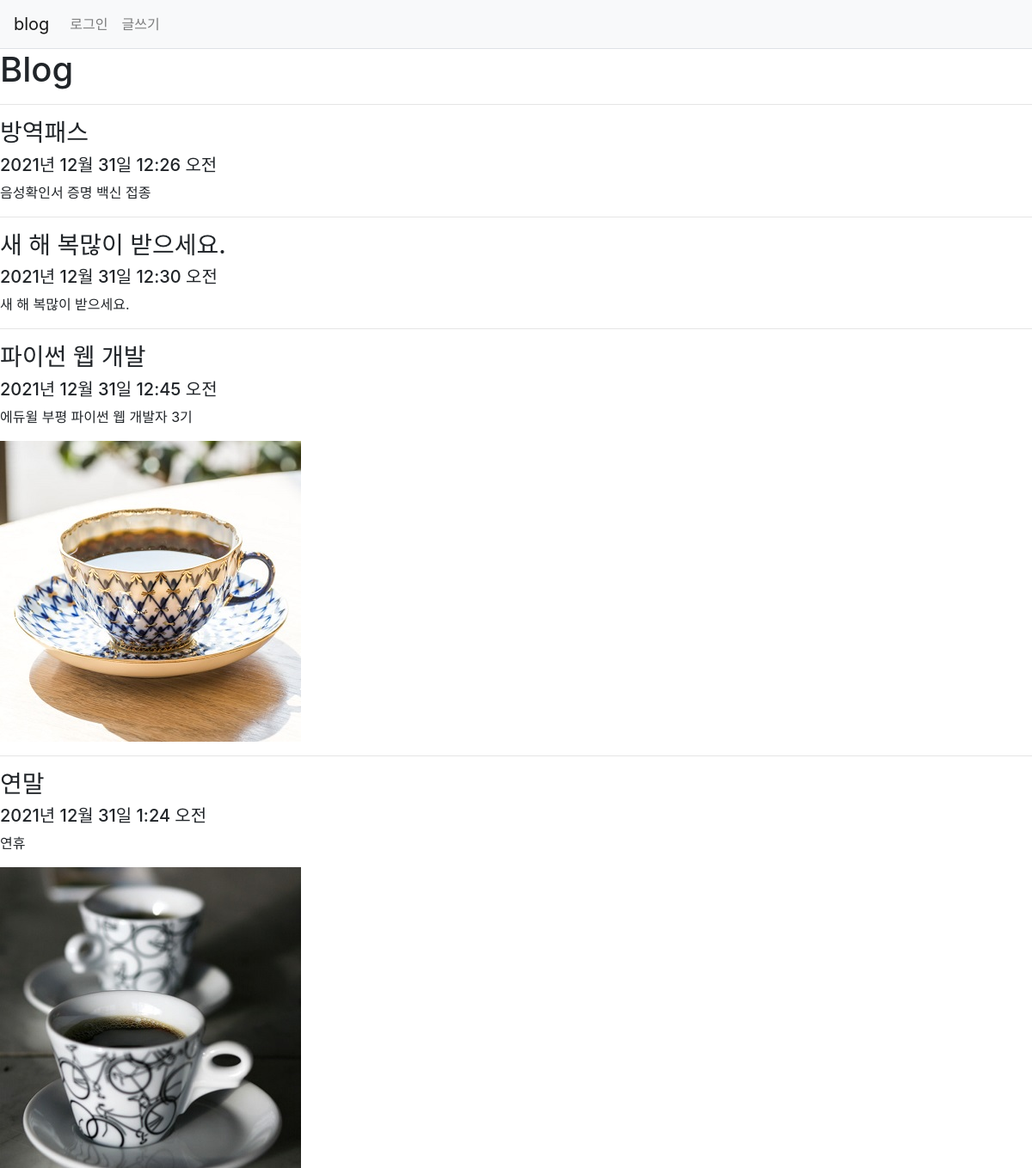
The page / on the database its author committed.
### blog/models.py (models this page shows, shortened)
class Post(models.Model):
    title = models.CharField(max_length=100)    #포스트 작성
    content = models.TextField()    #내용
    pub_date = models.DateTimeField()   #작성일
    modify_date = models.DateTimeField(null=True, blank=True)
    photo = models.ImageField(upload_to='blog/images/%y/%m/%d/', null=True, blank=True)

### blog/views.py (the view)
# urls.py: path('', views.index, name='index'),
def index(request):
    post_list = Post.objects.all()
    context = {'post_list':post_list}
    return render(request, 'blog/post_list.html', context)

### templates/blog/post_list.html
{% extends 'base.html' %}
{% block content %}
<section>
    <h1>Blog</h1>
    {% if post_list %}
        {% for post in post_list %}
        <hr>
        <h3>{{ post.title }}</h3>
        <h5>{{ post.pub_date }}</h5>
        <p style="white-space:pre_line">{{ post.content }}</p>
        {% if post.photo %}
            <img src="{{ post.photo.url }}">
        {% endif %}
        {% endfor %}
    {% else %}
        <p>포스트가 없습니다.</p>
    {% endif %}
</section>
{% endblock %}

### templates/base.html (shortened to what this page needs)
{% load static %}
<!DOCTYPE html>
<html lang="ko">
<head>
    <link rel="stylesheet" href="{% static 'board/css/bootstrap.css' %}">
</head>
<body>
    {% include 'navbar.html' %}
    {% block content %}{% endblock %}
</body>
</html>

### templates/navbar.html (shortened to what this page needs)
<nav class="navbar navbar-expand-lg navbar-light bg-light border-bottom">
    <a class="navbar-brand" href="{% url 'blog:index' %}">blog</a>
    <div class="collapse navbar-collapse flex-grow-0" id="navbarNav">
        <ul class="navbar-nav">
            <li class="nav-item">
                {% if user.is_authenticated %}
                    <a class="nav-link" href="{% url 'common:logout' %}">{{ user.username }}(로그아웃)</a>
                {% else %}
                    <a class="nav-link" href="{% url 'common:login' %}">로그인</a>
                {% endif %}
            </li>
            <li class="nav-item">
                <a class="nav-link" href="{% url 'blog:post_create' %}">글쓰기</a>
            </li>
        </ul>
    </div>
</nav>

### rows shown on the page
Post: title "방역패스", pub_date "2021년 12월 31일 12:26 오전", content "음성확인서 증명 백신 접종"
Post: title "새 해 복많이 받으세요.", pub_date "2021년 12월 31일 12:30 오전", content "새 해 복많이 받으세요."
Post: title "파이썬 웹 개발", pub_date "2021년 12월 31일 12:45 오전", content "에듀윌 부평 파이썬 웹 개발자 3기", photo (picture)
Post: title "연말", pub_date "2021년 12월 31일 1:24 오전", content "연휴", photo (picture)
